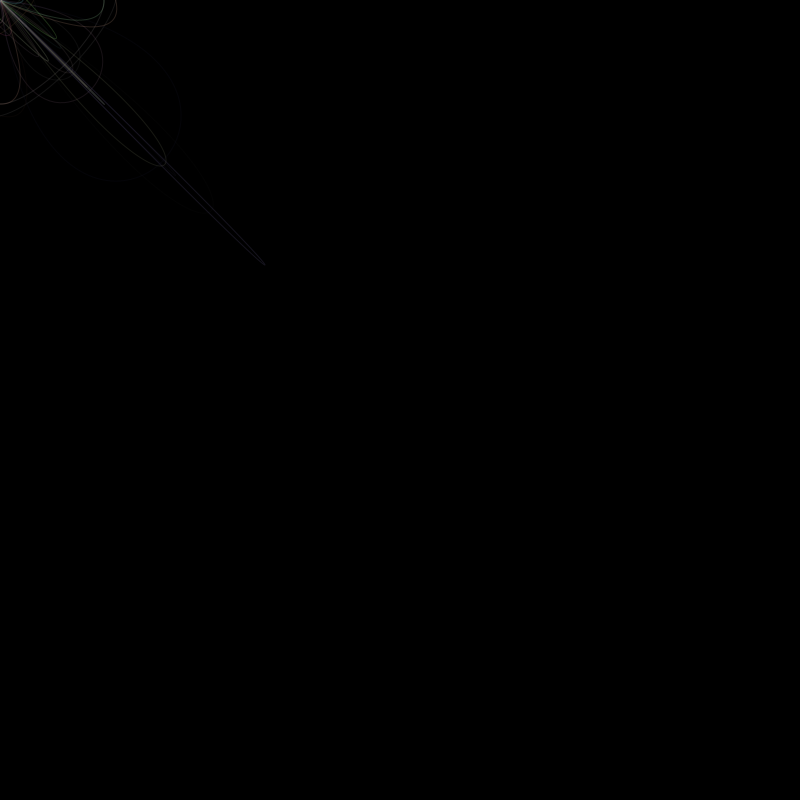
Frame 1 (no input)
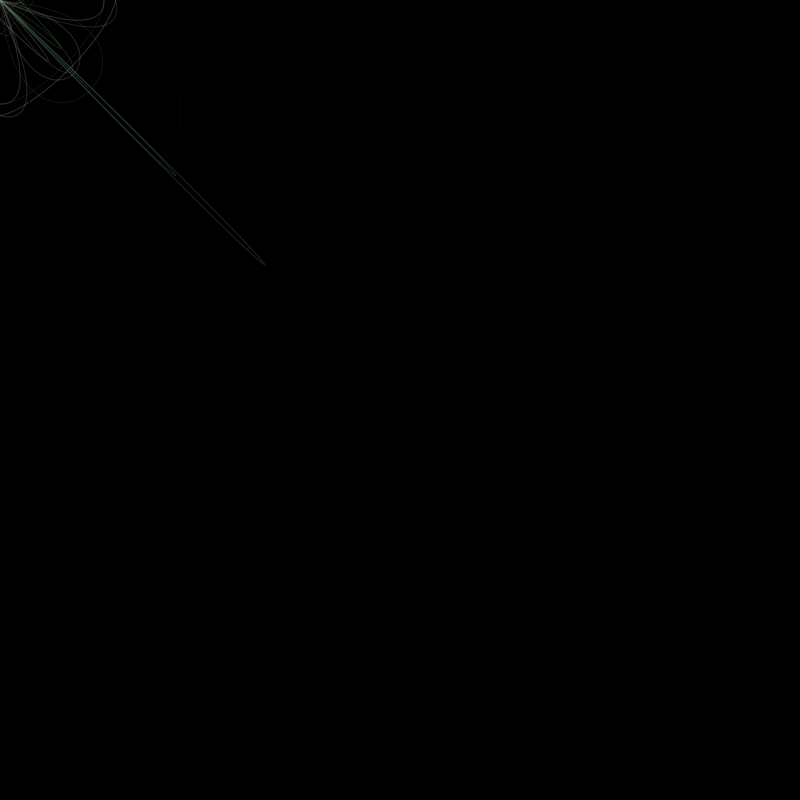
Frame 60 (the mouse pressed at the canvas centre just before this capture)
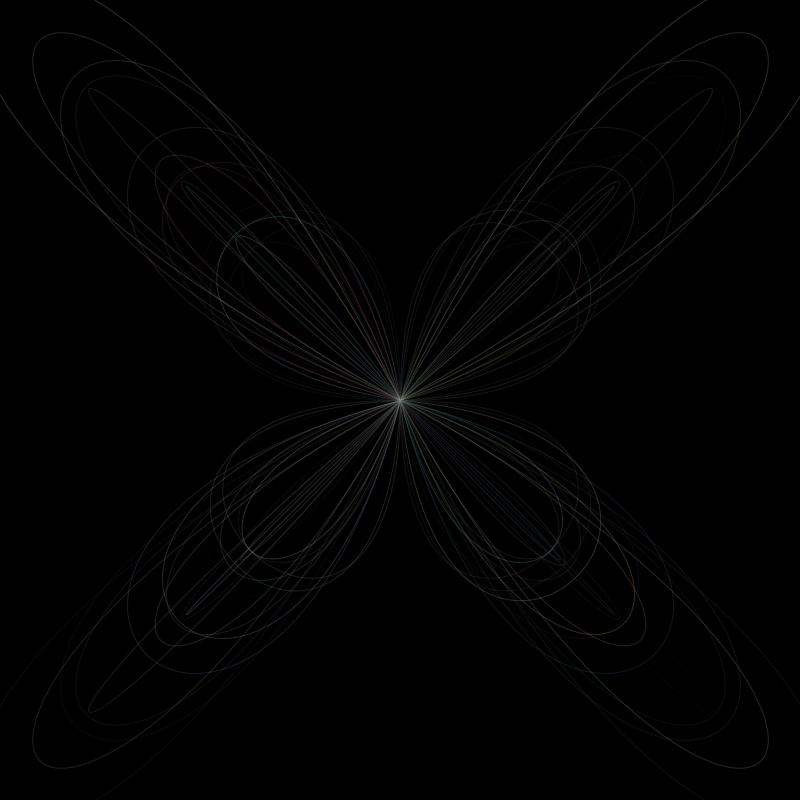
Frame 120 (the mouse held since frame 60 and released just before this capture)

The Processing sketch that drew these frames (run headless with seeded random() and noise(); from frame 60 on, the mouse is pressed at the canvas centre):

// Processing sketch: processing_134597
// ── processing_134597.pde

// Trabalho feito por Daniel Ussler, para o curso de Arquitetura e Urbanismo, discuplina de Computação I, em Fev/2014


// Este trabalho está licenciado sob uma Licença Creative Commons Atribuição-CompartilhaIgual 4.0 Internacional. Para ver uma cópia desta licença, visite http://creativecommons.org/licenses/by-sa/4.0/deed.pt_BR.

/* 
Ray of Light" by Daniel Ussler, licensed under Creative Commons Attribution-Share Alike 3.0 and GNU GPL license. Work: http://openprocessing.org/visuals/?visualID= 134597 
License: 
http://creativecommons.org/licenses/by-sa/3.0/
http://creativecommons.org/licenses/GPL/2.0/
*/


void setup() {
  size(800, 800);
  colorMode(HSB); 

  frameRate(12);
}


void draw() {


  background(0);
  pushMatrix();

  translate(mouseX, mouseY);


  for (int i = 0; i < width/2; i += 20) {  

    noFill();
    stroke(random(255), random(155), random(255), 50);
    bezier(0, 0, mouseX+sin(i)*i, i, i, mouseY+sin(i)*i, 0, 0);
  } 
  rotate(PI);
  for (int i = 0; i < width/2; i += 20) {  

    noFill();
    stroke(random(255), random(155), random(255), 50);
    bezier(0, 0, mouseX+sin(i)*i, i, i, mouseY+sin(i)*i, 0, 0);
  } 
  rotate(HALF_PI);
  for (int i = 0; i < width/2; i += 20) {  

    noFill();
    stroke(random(255), random(155), random(255), 50);
    bezier(0, 0, mouseX+sin(i)*i, i, i, mouseY+sin(i)*i, 0, 0);
  } 
  rotate(PI/1);
  for (int i = 0; i < width/2; i += 20) {  

    noFill();
    stroke(random(255), random(155), random(255), 50);
    bezier(0, 0, mouseX+sin(i)*i, i, i, mouseY+sin(i)*i, 0, 0);
  }    
  popMatrix();
}
